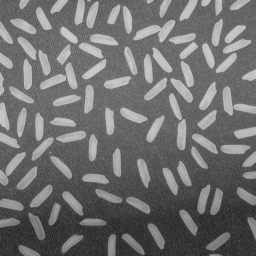
#> input picture cv09/cv09_rice.bmp, 256 x 256 px
$ python danek.py
#> lines starting #> are read from the running program, lines starting #| are printed output that depends on the picture
from pathlib import Path
from collections import deque

import cv2
import numpy as np
import matplotlib.pyplot as plt

def get_histogram(image, smoothing):
    """Funkce pro získání histogramu

    Args:
        image: Zdrojový obrázek
        smoothing: Síla vyhlazování výsledného histogramu

    Returns:
        Vyhlazený histogram
    """
    histogram = cv2.calcHist([image], [0], None, [256], [0, 256])
    normalized = histogram / np.max(histogram) * 255

    flattened = np.ndarray.flatten(normalized)
    smoothed = np.convolve(flattened, np.ones(smoothing)/smoothing, mode='same')

    return smoothed

def bfs_coloring(image):
    """Funkce pro barvení oblastí pomocí prohledávání do šířky

    Args:
        image: Binární obrázek k barvení

    Returns:
        Matice s očíslovanými oblastmi
    """
    rows, cols = image.shape
    visited = np.zeros_like(image).astype("bool")
    colors = np.zeros_like(image).astype("uint8")

    directions = [(0, 1), (0, -1), (1, 0), (-1, 0)]

    def is_valid(x, y):
        return 0 <= x < rows and 0 <= y < cols

    def bfs(x, y, color):
        queue = deque([(x, y)])
        visited[x][y] = True
        colors[x][y] = color

        # Zkoumáme všechny okolní body, dokud je v rámci obrázku, nebyli jsme na něm a je vysegmentovaný jako 1
        while queue:
            current_x, current_y = queue.popleft()

            for dx, dy in directions:
                new_x, new_y = current_x + dx, current_y + dy
                if is_valid(new_x, new_y) and not visited[new_x][new_y] and image[new_x][new_y] == 1:
                    queue.append((new_x, new_y))
                    visited[new_x][new_y] = True
                    colors[new_x][new_y] = color

    color_count = 0
    for i in range(rows):
        for j in range(cols):
            if not visited[i][j] and image[i][j] == 1:
                color_count += 1
                bfs(i, j, color_count)

    return colors

def get_centers_of_mass(image):
    """Funkce pro výpočet těžiště v segmentovaných oblastech

    Args:
        image: Matice s očíslovanými oblastmi. Pozadí je označeno číslem 0.

    Returns:
        Pole bodů těžišť.
    """
    points = []

    for i in range(1, np.max(image) + 1):
        copy = np.zeros_like(image)
        copy[image == i] = 1

        # Pokud není "celé zrno", tak nepočítáme
        if np.sum(copy) < 90:
            continue

        moments = cv2.moments(copy, True)
        points.append([int(moments["m10"] / moments["m00"]), int(moments["m01"] / moments["m00"])])

    return points

image = cv2.imread(Path("cv09_rice.bmp").as_posix())
#> image is the input picture: shape (256, 256, 3); min 40, max 204, mean 111.2
image = cv2.cvtColor(image, cv2.COLOR_BGR2GRAY)
#> image: shape (256, 256)
image_hist = get_histogram(image, 3)
#> in get_histogram, `histogram = cv2.calcHist([image], [0], None, [256], [0, 256])`: histogram = 256 values, max 1419 at index 104, min 0 at index 0, mean 256
#> in get_histogram, `normalized = histogram / np.max(histogram) * 255`: normalized = 256 values, max 255 at index 104, min 0 at index 0, mean 46
#> in get_histogram, `flattened = np.ndarray.flatten(normalized)`: flattened has the same summary as normalized
#> in get_histogram, `smoothed = np.convolve(flattened, np.ones(smoothing)/smoothing, mode='..`: smoothed = 256 values, max 251 at index 104, min 0 at index 0, mean 46
#> image_hist has the same summary as smoothed in get_histogram

tophat = cv2.morphologyEx(image, cv2.MORPH_TOPHAT, np.ones((3, 3), np.uint8), iterations=15)
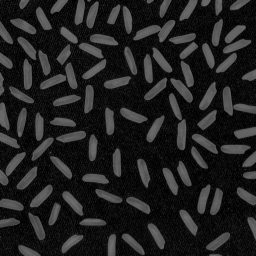
#> tophat: shape (256, 256); min 0, max 113, mean 32.6
tophat_hist = get_histogram(tophat, 3)
#> tophat_hist = 256 values, max 249.2 at index 8, min 0 at index 115, mean 21.6

threshold = 70
segmentation = np.zeros_like(tophat)
segmentation[tophat < threshold] = 0
segmentation[tophat >= threshold] = 1

regions = bfs_coloring(segmentation)
points = get_centers_of_mass(regions)

rows = 2
cols = 4

plt.subplot(rows, cols, 1)
plt.imshow(image, cmap="gray")
plt.title("Vstup")

plt.subplot(rows, cols, 2)
plt.plot(image_hist)
plt.xlim(0, 255)
plt.ylim(0, 255)
plt.axis('square')
plt.title("Histogram")

plt.subplot(rows, cols, 3)
plt.imshow(tophat, cmap="gray")
plt.title("Výstup (Top Hat)")

plt.subplot(rows, cols, 4)
plt.plot(tophat_hist)
plt.xlim(0, 255)
plt.ylim(0, 255)
plt.vlines([threshold], 0, 255, "red")
plt.axis('square')
plt.title(f"Histogram (Top Hat) - Práh {threshold}")

plt.subplot(rows, cols, 5)
plt.imshow(segmentation, cmap="gray")
plt.title("Segmentace")

plt.subplot(rows, cols, 6)
plt.imshow(regions / np.max(regions) * 255, cmap="jet")
plt.title("Barvení oblastí")

plt.subplot(rows, cols, 7)
plt.imshow(image, cmap="gray")
plt.scatter(*zip(*points), marker="+", color="red")
plt.title("Těžiště")

plt.subplot(rows, cols, 8)
plt.scatter(*zip(*points), marker="+", color="red")
plt.title(f"Počet zrn - {len(points)}")

plt.show()
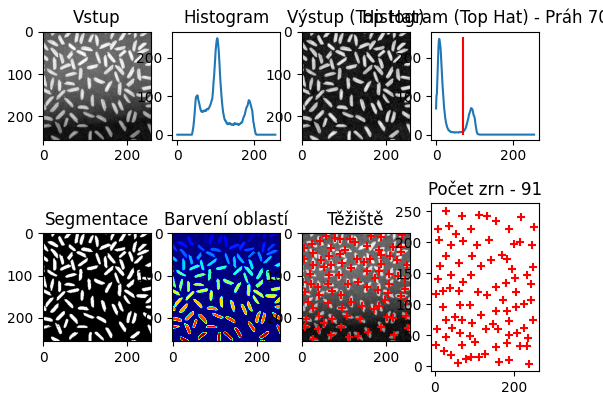
#> figure drawn by matplotlib, 8 panels; panel 2: curve peaks at x = 104, y = 251; panel 4: curve peaks at x = 8, y = 249.2

$ run again, with cv09/cv09_bunkyB.bmp copied over cv09/cv09_rice.bmp
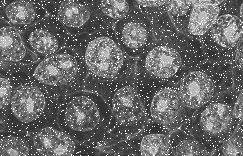
#> input picture cv09/cv09_bunkyB.bmp, 243 x 156 px
#> image is the input picture: shape (156, 243, 3); min 44, max 255, mean 104.4
#> image: shape (156, 243)
#> histogram = 256 values, max 1902 at index 255, min 0 at index 0, mean 148.1
#> normalized = 256 values, max 255 at index 255, min 0 at index 0, mean 19.85
#> flattened has the same summary as normalized
#> smoothed = 256 values, max 97.07 at index 63, min 0 at index 0, mean 19.52
#> image_hist has the same summary as smoothed in get_histogram
#> `tophat = cv2.morphologyEx(image, cv2.MORPH_TOPHAT, np.ones((3, 3), np...`:
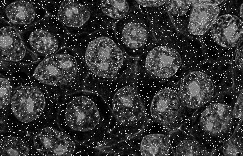
#> tophat: shape (156, 243); min 0, max 210, mean 52.4
#> tophat_hist = 256 values, max 242.7 at index 13, min 0 at index 182, mean 46.5
